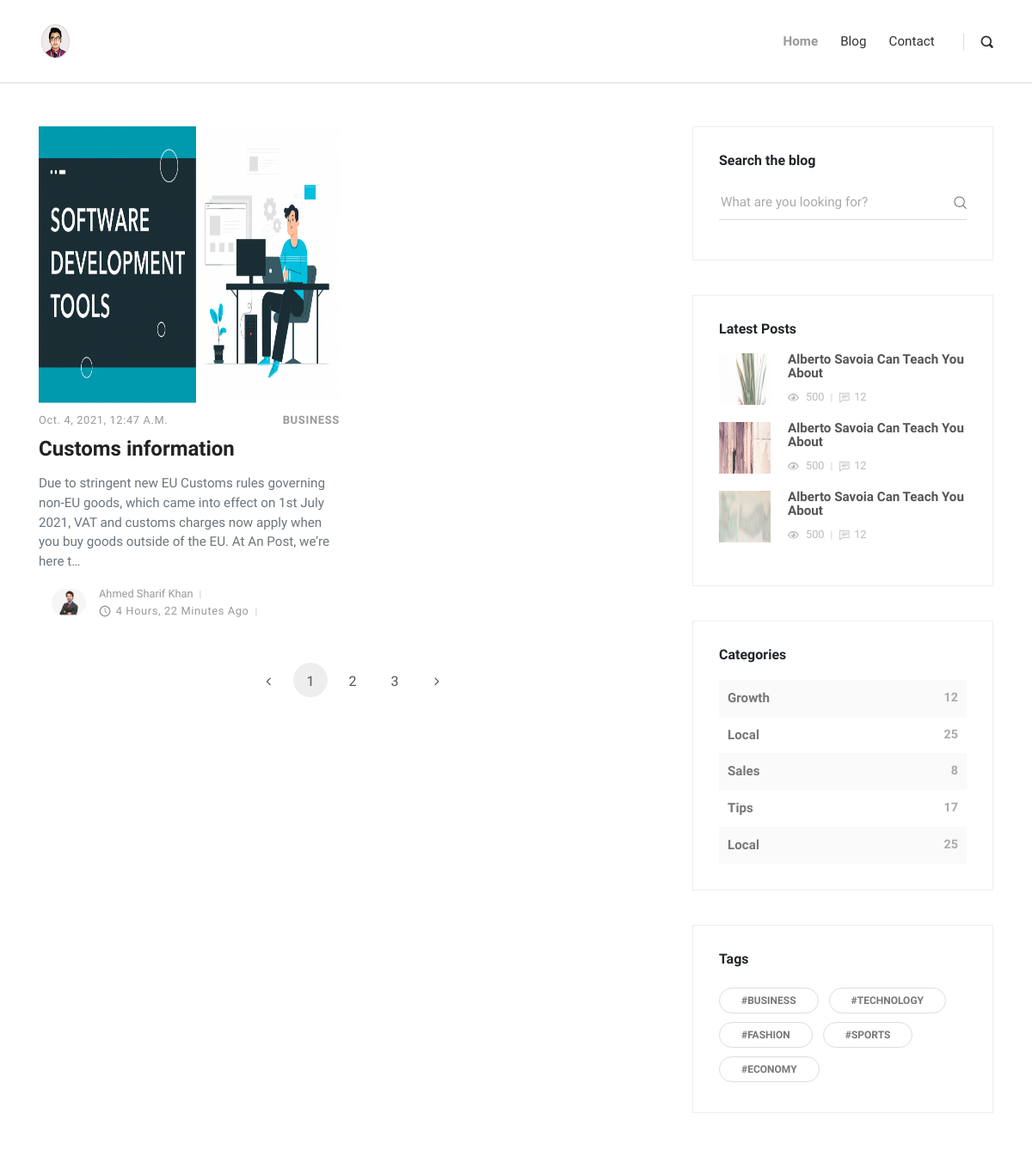
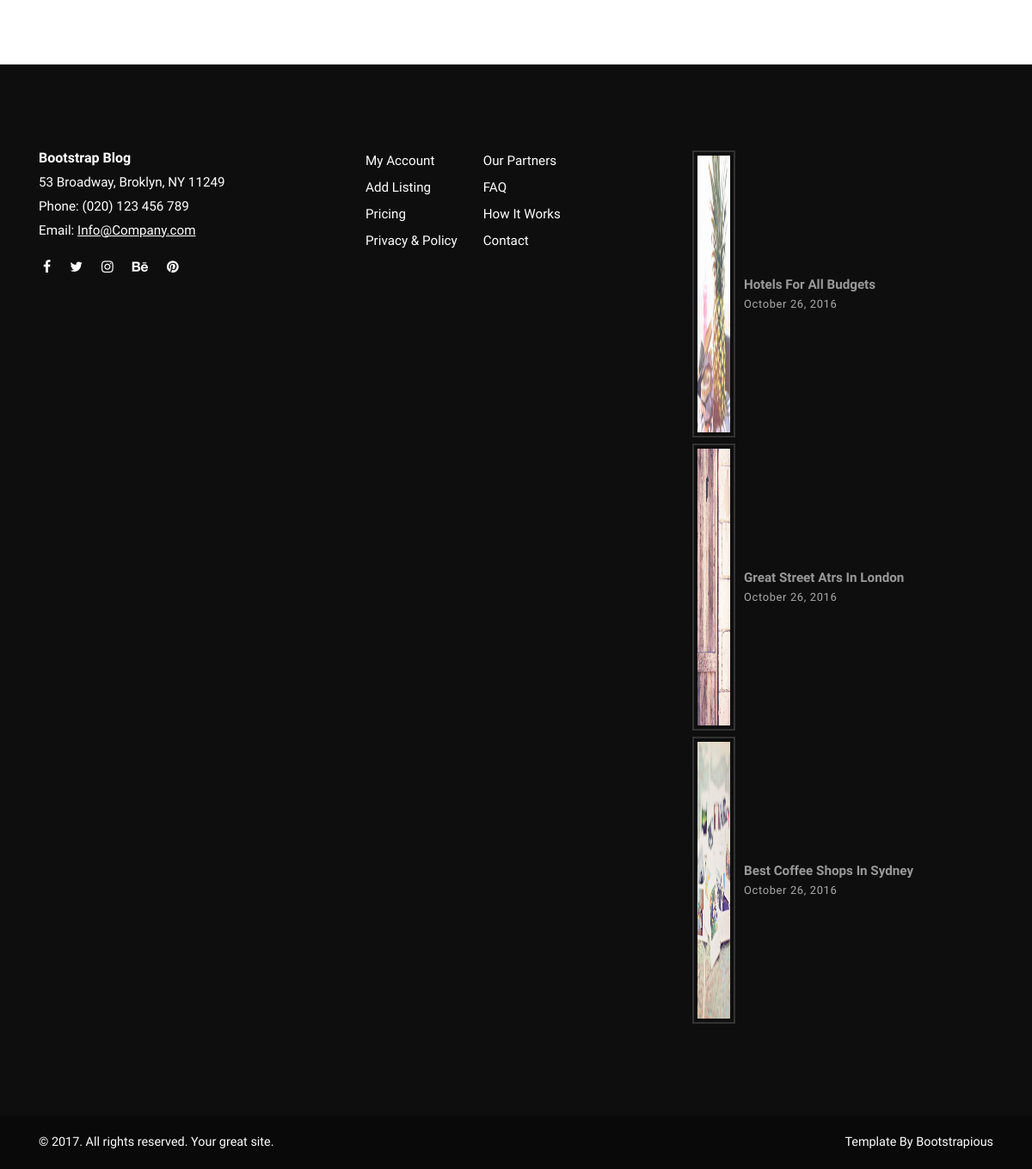
The page /allblog on the database its author committed (2 pictures, top to bottom).
### blog/models.py (models this page shows, shortened)
class Post(models.Model):
    title = models.CharField(max_length=100)
    overview = models.TextField()
    timestamp = models.DateTimeField(auto_now_add=True)
    content = RichTextField()
    author=models.CharField(max_length=20)
    author_pic = models.ImageField()
    thumbnail = models.ImageField()
    featured = models.BooleanField()

### blog/views.py (the view)
# urls.py: path('allblog', views.allblog, name="allblog"),
def allblog(request):
    allPosts = Post.objects.all()
    context = {'allPosts': allPosts}
    return render(request, "website/allblog.html" , context)

### blog/templates/website/allblog.html (shortened to what this page needs)
{% extends 'main/base.html' %}
{% load static %}
{% block content %}
    <div class="container">
      <div class="row">
        <main class="posts-listing col-lg-8">
          <div class="container">
            <div class="row">
              {% for post in allPosts %}
              <div class="post col-xl-6">
                <div class="post-thumbnail"><a href="{% url 'post' post.id %}"><img src="{{post.thumbnail.url}}" alt="..." class="img-fluid" target="_blank"></a></div>
                <div class="post-details">
                  <div class="post-meta d-flex justify-content-between">
                    <div class="date meta-last">{{post.timestamp}}</div>
                    <div class="category"><a href="#">Business</a></div>
                  </div><a href="post.html">
                    <h3 class="h4">{{post.title}}</h3></a>
                  <p class="text-muted">{{post.overview| truncatechars:200 }}</p>
                  <footer class="post-footer d-flex align-items-center"><a href="#" class="author d-flex align-items-center flex-wrap">
                      <div class="container-fluid"> <img src="{{post.author_pic.url}}" alt="Logo" style="width:40px;" class="rounded-pill"></div>
                      <div class="contaner">
                        <div class="title"><span>{{post.author}}</span></div></a>
                      <div class="date"><i class="icon-clock"></i>{{ post.timestamp|timesince }} ago</div>
                      </div>
                </div>
              </div>
              {% endfor %}
            </div>
            <nav aria-label="Page navigation example">
              <ul class="pagination pagination-template d-flex justify-content-center">
                <li class="page-item"><a href="#" class="page-link"> <i class="fa fa-angle-left"></i></a></li>
                <li class="page-item"><a href="#" class="page-link active">1</a></li>
                <li class="page-item"><a href="#" class="page-link">2</a></li>
                <li class="page-item"><a href="#" class="page-link">3</a></li>
                <li class="page-item"><a href="#" class="page-link"> <i class="fa fa-angle-right"></i></a></li>
              </ul>
            </nav>
          </div>
        <aside class="col-lg-4">
          <div class="widget search">
            <header>
              <h3 class="h6">Search the blog</h3>
            </header>
            <form action="#" class="search-form">
              <div class="form-group">
                <input type="search" placeholder="What are you looking for?">
                <button type="submit" class="submit"><i class="icon-search"></i></button>
              </div>
            </form>
          </div>
          <div class="widget latest-posts">
            <header>
              <h3 class="h6">Latest Posts</h3>
            </header>
            <div class="blog-posts"><a href="#">
                <div class="item d-flex align-items-center">
                  <div class="image"><img src="img/small-thumbnail-1.jpg" alt="..." class="img-fluid"></div>
                  <div class="title"><strong>Alberto Savoia Can Teach You About</strong>
                    <div class="d-flex align-items-center">
                      <div class="views"><i class="icon-eye"></i> 500</div>
                      <div class="comments"><i class="icon-comment"></i>12</div>
                    </div>
                  </div>
                </div></a><a href="#">
                <div class="item d-flex align-items-center">
                  <div class="image"><img src="img/small-thumbnail-2.jpg" alt="..." class="img-fluid"></div>
                  <div class="title"><strong>Alberto Savoia Can Teach You About</strong>
                    <div class="d-flex align-items-center">
                      <div class="views"><i class="icon-eye"></i> 500</div>
                      <div class="comments"><i class="icon-comment"></i>12</div>
                    </div>
                  </div>
                </div></a><a href="#">
                <div class="item d-flex align-items-center">
                  <div class="image"><img src="img/small-thumbnail-3.jpg" alt="..." class="img-fluid"></div>
                  <div class="title"><strong>Alberto Savoia Can Teach You About</strong>
                    <div class="d-flex align-items-center">
                      <div class="views"><i class="icon-eye"></i> 500</div>
                      <div class="comments"><i class="icon-comment"></i>12</div>
                    </div>
                  </div>
                </div></a></div>
          </div>
          <div class="widget categories">
            <header>
              <h3 class="h6">Categories</h3>
            </header>
            <div class="item d-flex justify-content-between"><a href="#">Growth</a><span>12</span></div>
            <div class="item d-flex justify-content-between"><a href="#">Local</a><span>25</span></div>
            <div class="item d-flex justify-content-between"><a href="#">Sales</a><span>8</span></div>
            <div class="item d-flex justify-content-between"><a href="#">Tips</a><span>17</span></div>
            <div class="item d-flex justify-content-between"><a href="#">Local</a><span>25</span></div>
          </div>
          <div class="widget tags">
            <header>
              <h3 class="h6">Tags</h3>
            </header>
            <ul class="list-inline">
              <li class="list-inline-item"><a href="#" class="tag">#Business</a></li>
              <li class="list-inline-item"><a href="#" class="tag">#Technology</a></li>
              <li class="list-inline-item"><a href="#" class="tag">#Fashion</a></li>
              <li class="list-inline-item"><a href="#" class="tag">#Sports</a></li>
              <li class="list-inline-item"><a href="#" class="tag">#Economy</a></li>
            </ul>
          </div>
        </aside>
      </div>
    {% endblock content %}

### blog/templates/main/base.html (shortened to what this page needs)
<!DOCTYPE html>
<html>
 {% include "main/head.html" %}
  <body>
      {% include "main/header.html" %}
      {% block content %}
      {% endblock content %}
      {% include "main/footer.html" %}
</body>
</html>

### blog/templates/main/head.html (shortened to what this page needs)
{% load static %}
<head>
    <link rel="stylesheet" href="{% static 'vendor/bootstrap/css/bootstrap.min.css' %}">
    <link rel="stylesheet" href="{% static 'vendor/font-awesome/css/font-awesome.min.css' %}">
    <link rel="stylesheet" href="{% static 'css/fontastic.css' %}">
    <link rel="stylesheet" href="{% static 'vendor/@fancyapps/fancybox/jquery.fancybox.min.css' %}">
    <link rel="stylesheet" href="{% static 'css/style.default.css' %}" id="theme-stylesheet">
    <link rel="stylesheet" href="{% static 'css/custom.css' %}">
    <link rel="stylesheet" href="https://cdn.jsdelivr.net/npm/bootstrap-icons@1.5.0/font/bootstrap-icons.css">
    </head>

### blog/templates/main/header.html (shortened to what this page needs)
{% load static %}
<header class="header">
    <nav class="navbar navbar-expand-lg">
      <div class="container">
        <div class="navbar-header d-flex align-items-center justify-content-between">
          <a class="navbar-brand" href="/"><img src="{% static 'img/brand.png' %}" alt="Avatar Logo" style="width:40px;" class="rounded-pill"></a>
        </div>
        <div id="navbarcollapse" class="collapse navbar-collapse">
          <ul class="navbar-nav ml-auto">
            <li class="nav-item"><a href="/" class="nav-link active ">Home</a>
            </li>
            <li class="nav-item"><a href="{% url 'allblog' %}" class="nav-link ">Blog</a>
            </li>
            <li class="nav-item"><a href="{% url 'contact' %}" class="nav-link ">Contact</a>
            </li>
          </ul>
          <div class="navbar-text"><a href="#" class="search-btn"><i class="icon-search-1"></i></a></div>
        </div>
      </div>
    </nav>
  </header>

### blog/templates/main/footer.html
<footer class="main-footer">
    <div class="container">
      <div class="row">
        <div class="col-md-4">
          <div class="logo">
            <h6 class="text-white">Bootstrap Blog</h6>
          </div>
          <div class="contact-details">
            <p>53 Broadway, Broklyn, NY 11249</p>
            <p>Phone: (020) 123 456 789</p>
            <p>Email: <a href="mailto:info@company.com">Info@Company.com</a></p>
            <ul class="social-menu">
              <li class="list-inline-item"><a href="#"><i class="fa fa-facebook"></i></a></li>
              <li class="list-inline-item"><a href="#"><i class="fa fa-twitter"></i></a></li>
              <li class="list-inline-item"><a href="#"><i class="fa fa-instagram"></i></a></li>
              <li class="list-inline-item"><a href="#"><i class="fa fa-behance"></i></a></li>
              <li class="list-inline-item"><a href="#"><i class="fa fa-pinterest"></i></a></li>
            </ul>
          </div>
        </div>
        <div class="col-md-4">
          <div class="menus d-flex">
            <ul class="list-unstyled">
              <li> <a href="#">My Account</a></li>
              <li> <a href="#">Add Listing</a></li>
              <li> <a href="#">Pricing</a></li>
              <li> <a href="#">Privacy &amp; Policy</a></li>
            </ul>
            <ul class="list-unstyled">
              <li> <a href="#">Our Partners</a></li>
              <li> <a href="#">FAQ</a></li>
              <li> <a href="#">How It Works</a></li>
              <li> <a href="#">Contact</a></li>
            </ul>
          </div>
        </div>
        <div class="col-md-4">
          <div class="latest-posts"><a href="#">
              <div class="post d-flex align-items-center">
                <div class="image"><img src="img/small-thumbnail-1.jpg" alt="..." class="img-fluid"></div>
                <div class="title"><strong>Hotels for all budgets</strong><span class="date last-meta">October 26, 2016</span></div>
              </div></a><a href="#">
              <div class="post d-flex align-items-center">
                <div class="image"><img src="img/small-thumbnail-2.jpg" alt="..." class="img-fluid"></div>
                <div class="title"><strong>Great street atrs in London</strong><span class="date last-meta">October 26, 2016</span></div>
              </div></a><a href="#">
              <div class="post d-flex align-items-center">
                <div class="image"><img src="img/small-thumbnail-3.jpg" alt="..." class="img-fluid"></div>
                <div class="title"><strong>Best coffee shops in Sydney</strong><span class="date last-meta">October 26, 2016</span></div>
              </div></a></div>
        </div>
      </div>
    </div>
    <div class="copyrights">
      <div class="container">
        <div class="row">
          <div class="col-md-6">
            <p>&copy; 2017. All rights reserved. Your great site.</p>
          </div>
          <div class="col-md-6 text-right">
            <p>Template By <a href="https://bootstrapious.com/p/bootstrap-carousel" class="text-white">Bootstrapious</a>
            </p>
          </div>
        </div>
      </div>
    </div>
  </footer>

### blog/templates/main/scripts.html (shortened to what this page needs)
{% load static %}

### rows shown on the page
Post: thumbnail (picture), timestamp "Oct. 4, 2021, 12:47 A.m.", title "Customs information", overview "Due to stringent new EU Customs rules governing non-EU goods, which came into effect on 1st July 2021, VAT and customs charges now apply when you buy goods outside of the EU. At An Post, we’re here t…", author_pic (picture), author "Ahmed Sharif Khan", timestamp "4 Hours, 22 Minutes"
